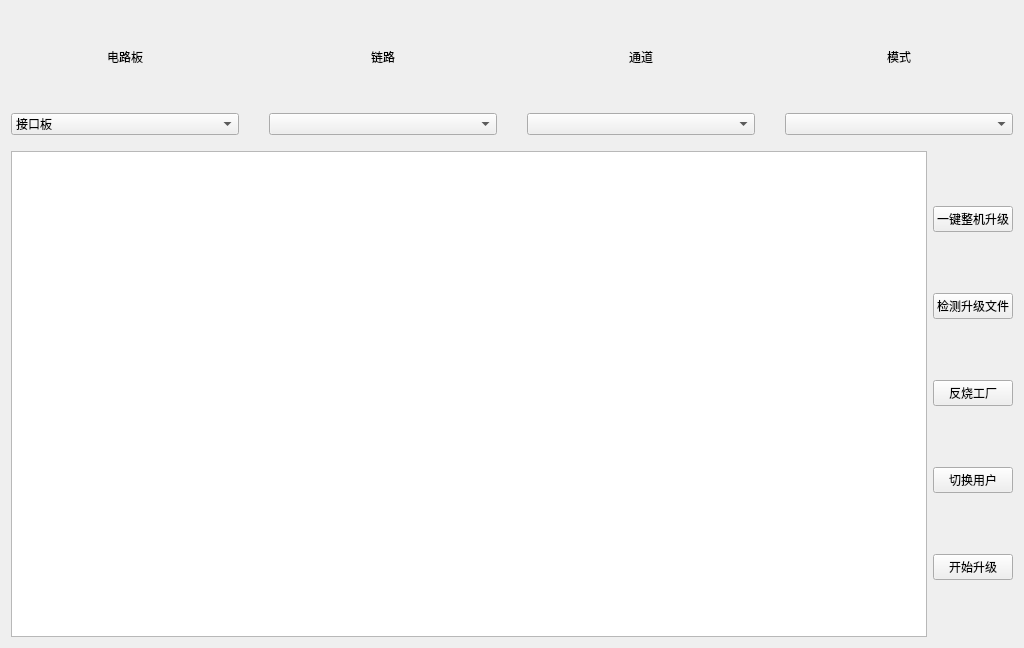
<?xml version="1.0" encoding="UTF-8"?>
<ui version="4.0">
 <class>UpdateFpgaWidget</class>
 <widget class="QWidget" name="UpdateFpgaWidget">
  <property name="geometry">
   <rect>
    <x>0</x>
    <y>0</y>
    <width>1024</width>
    <height>648</height>
   </rect>
  </property>
  <property name="windowTitle">
   <string notr="true">Form</string>
  </property>
  <layout class="QVBoxLayout" name="verticalLayout_2" stretch="1,4">
   <item>
    <layout class="QGridLayout" name="gridLayout">
     <property name="horizontalSpacing">
      <number>30</number>
     </property>
     <property name="verticalSpacing">
      <number>10</number>
     </property>
     <item row="1" column="2">
      <widget class="QComboBox" name="comboBox_chute"/>
     </item>
     <item row="0" column="0">
      <widget class="QLabel" name="label_board">
       <property name="text">
        <string notr="true">电路板</string>
       </property>
       <property name="alignment">
        <set>Qt::AlignCenter</set>
       </property>
      </widget>
     </item>
     <item row="0" column="3">
      <widget class="QLabel" name="label_mode">
       <property name="text">
        <string notr="true">模式</string>
       </property>
       <property name="alignment">
        <set>Qt::AlignCenter</set>
       </property>
      </widget>
     </item>
     <item row="0" column="2">
      <widget class="QLabel" name="label_chute">
       <property name="text">
        <string notr="true">通道</string>
       </property>
       <property name="alignment">
        <set>Qt::AlignCenter</set>
       </property>
      </widget>
     </item>
     <item row="1" column="3">
      <widget class="QComboBox" name="comboBox_mode"/>
     </item>
     <item row="1" column="0">
      <widget class="QComboBox" name="comboBox_board">
       <item>
        <property name="text">
         <string>接口板</string>
        </property>
       </item>
       <item>
        <property name="text">
         <string>相机板</string>
        </property>
       </item>
       <item>
        <property name="text">
         <string>喷阀板</string>
        </property>
       </item>
       <item>
        <property name="text">
         <string>控制板</string>
        </property>
       </item>
       <item>
        <property name="text">
         <string>恒流源板</string>
        </property>
       </item>
      </widget>
     </item>
     <item row="0" column="1">
      <widget class="QLabel" name="label_chain">
       <property name="text">
        <string notr="true">链路</string>
       </property>
       <property name="alignment">
        <set>Qt::AlignCenter</set>
       </property>
      </widget>
     </item>
     <item row="1" column="1">
      <widget class="QComboBox" name="comboBox_chain"/>
     </item>
    </layout>
   </item>
   <item>
    <layout class="QHBoxLayout" name="horizontalLayout">
     <property name="topMargin">
      <number>10</number>
     </property>
     <item>
      <widget class="QListWidget" name="FileListWidget"/>
     </item>
     <item>
      <layout class="QVBoxLayout" name="verticalLayout">
       <item>
        <widget class="QPushButton" name="OneKeyUpdateBtn">
         <property name="text">
          <string>一键整机升级</string>
         </property>
        </widget>
       </item>
       <item>
        <widget class="QPushButton" name="checkFileBtn">
         <property name="text">
          <string notr="true">检测升级文件</string>
         </property>
        </widget>
       </item>
       <item>
        <widget class="QPushButton" name="BackBurnBtn">
         <property name="text">
          <string>反烧工厂</string>
         </property>
        </widget>
       </item>
       <item>
        <widget class="QPushButton" name="pushButton">
         <property name="text">
          <string>切换用户</string>
         </property>
        </widget>
       </item>
       <item>
        <widget class="QPushButton" name="startUpgradeBtn">
         <property name="text">
          <string notr="true">开始升级</string>
         </property>
        </widget>
       </item>
      </layout>
     </item>
    </layout>
   </item>
  </layout>
 </widget>
 <resources/>
 <connections/>
</ui>
